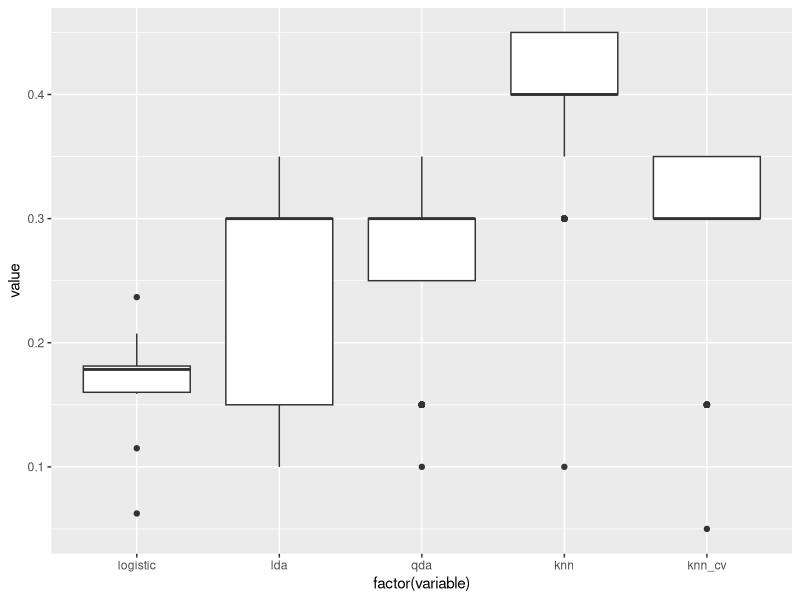
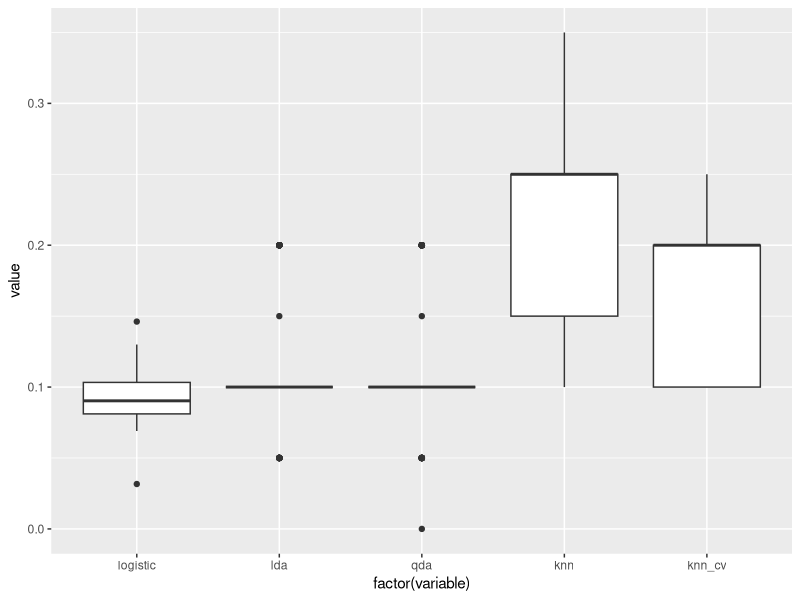
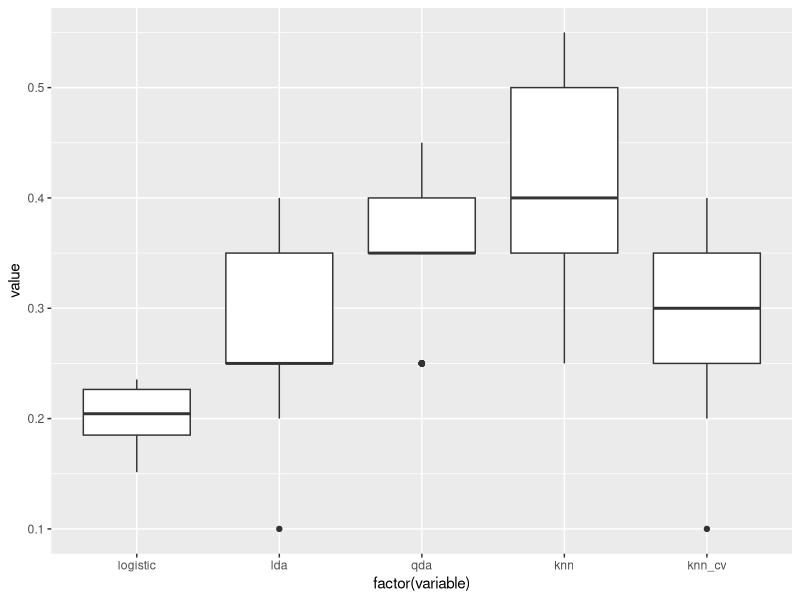
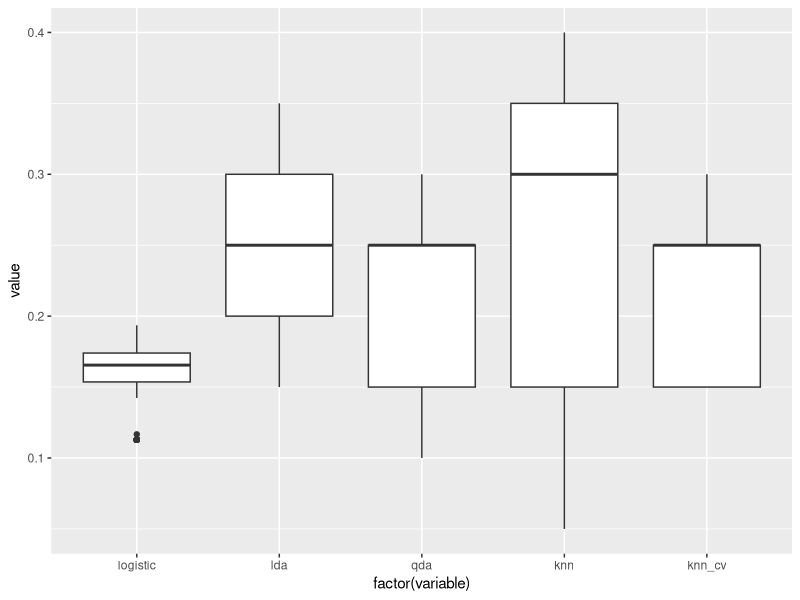
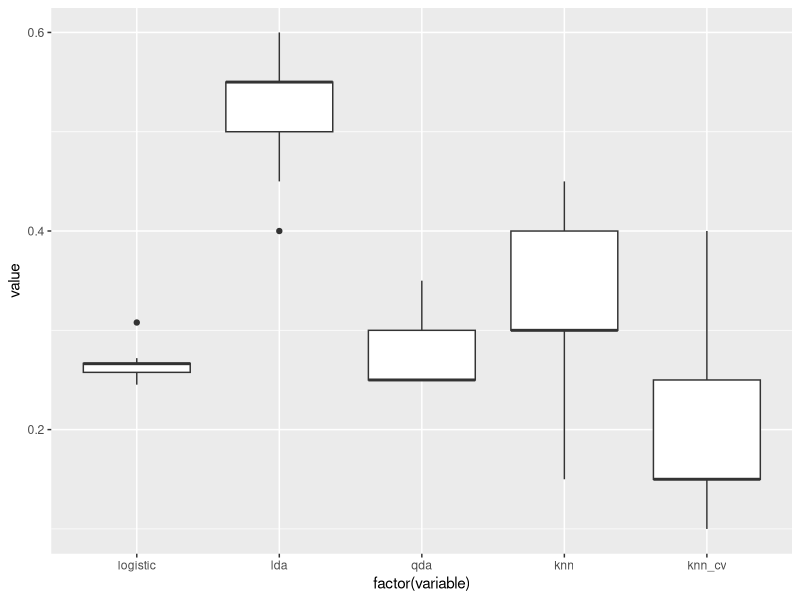
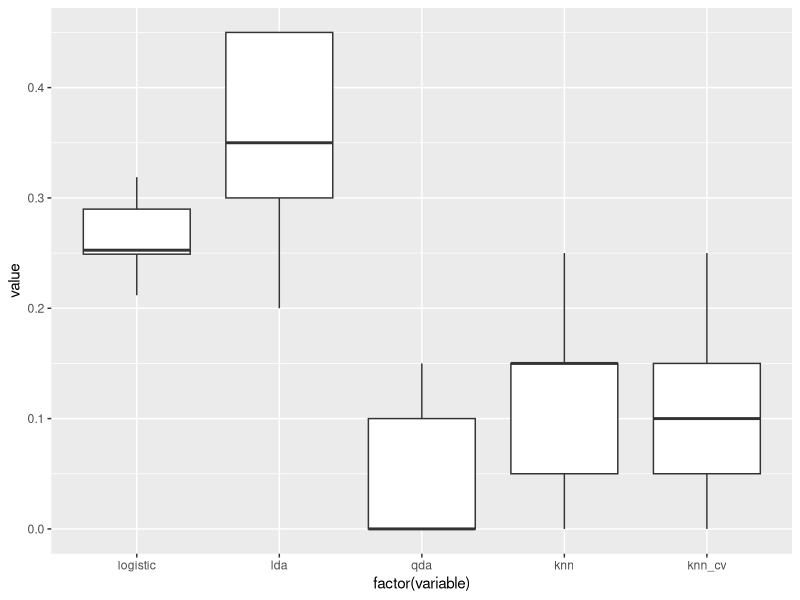

The R script that drew these images, in order:
## ---- chunk 1
knitr::opts_chunk$set(echo = TRUE)
library(class)
library(caret)
library(mvtnorm)
library(MASS)
library(ggplot2)
library(reshape)

## ---- chunk 2

set.seed(10)

data_norm <- function(x) { ((x- min(x)) / (max(x) - min(x))  )}

iris_norm <- as.data.frame(lapply(iris[,-5], data_norm))

my_knn <- function(X_train, X_test, Y_train, k){
  
  n <- dim(X_test)[1]
  n
  m <- dim(X_train)[1]
  m
  
  classified <- c()
  
  for(i in 1:n){
    around <- c()
    dist <- c()
    
    for(j in 1:m){
      dist[j] <- sqrt(sum((X_test[i,] - X_train[j,])^2))
    }
    around <- Y_train[which(dist %in% sort(dist, decreasing = F)[1:k])]
    
    classified[i] <- names(which.max(table(around)))
  }
  
  return(classified)
  
}



train_idx <- sample(nrow(iris), 90)
train_set <- iris[train_idx, ]
test_set <- iris[-train_idx, ]
my_knn_pred <- my_knn(train_set[, -5], test_set[, -5], train_set$Species, k=1)
knn_pred <- knn(train_set[, -5], test_set[, -5], train_set$Species, k=1)

my_knn_pred
knn_pred


table(my_knn_pred == knn_pred)


## ---- chunk 3


set.seed(10)

find_k_CV <- function(X_train, Y_train, k = 1:10, nfold = 10){
  
  set.seed(11)
  
  fold <- createFolds(X_train[,1], nfold)
  n <- length(k)
  
  mse <- matrix(0, n, nfold)
  
  for(i in 1:n){
    for(j in 1:nfold){
     # my_knn_pred<- my_knn(X_train[-fold[[j]], ], X_train[fold[[j]], ],  Y_train[-fold[[j]] ], i)
      
      my_knn_pred <- knn(X_train[-fold[[j]], ], X_train[fold[[j]], ],  Y_train[-fold[[j]] ], i)
      
      mse[i,j] <- mean(my_knn_pred != Y_train[fold[[j]]])
      
    }
  }
  
  
  return(which.min(rowMeans(mse)))
}






find_k_CV(train_set[, -5], train_set[, 5])

## ---- chunk 4


set.seed(100)

expit <- function(x) {
  exp(x) / (1 + exp(x))
}


gen_datasets <- function() {

  #1
  id <- diag(c(1, 1))
  df1 <- data.frame(y=factor(rep(c(0, 1), each=50)),
                    rbind(rmvnorm(50, mean=c(0, 0), sigma = id),
                          rmvnorm(50, mean=c(1, 1), sigma = id)))
  
  
  #2
  covmat <- matrix(c(1, -0.5, -0.5, 1), nrow=2)
  df2 <- data.frame(y=factor(rep(c(0, 1), each=50)), 
                    rbind(rmvnorm(50, mean=c(0, 0), sigma = covmat), 
                          rmvnorm(50, mean=c(1, 1), sigma = covmat)))
  
  
  
  #3
  mu <- c(0, 0)
  sigma <- matrix(c(1, 1/2, 1/2, 1), 2)
  nu <- 4
  n <- 50 # Number of draws
  x_first <- t(t(mvrnorm(n, rep(0, length(mu)), sigma) * sqrt(nu / rchisq(n, nu))) + mu)
  
  mu <- c(1, 1)
  sigma <- matrix(c(1, 1/2, 1/2, 1), 2)
  nu <- 4
  n <- 50 # Number of draws
  x_second <- t(t(mvrnorm(n, rep(0, length(mu)), sigma) * sqrt(nu / rchisq(n, nu))) + mu)
  
  df3 <- data.frame(y=factor(rep(c(0, 1), each=50)), rbind(x_first, x_second))
  
  
  
  #4
  covmat2 <- matrix(c(1, 0.5, 0.5, 1), nrow=2)
  df4 <- data.frame(y=factor(rep(c(0, 1), each=50)), 
                    rbind(rmvnorm(50, mean=c(0, 0), sigma = covmat2), 
                          rmvnorm(50, mean=c(1, 1), sigma = covmat)))

  
  
  #5  
  x <- matrix(rnorm(200), ncol=2)
  #get x1^2, x2^2, and interaction term...
  df5_temp <- data.frame(x^2, x[, 1] * x[, 2])
  
  beta <- c(0, 2, -1, -2)
  y <- apply(df5_temp, 1, function(row){
    p <- expit(sum(c(1, row) * beta)) #get pi
    #using pi above, get yi each time...
    sample(x=c(0, 1), size=1, prob=c(1-p, p))
    }
  )
  df5 <- data.frame(y=factor(y), x)
  
  
  
  #6
  x <- matrix(rnorm(200), ncol=2)
  #make true/false...
  y <- 1 * (x[, 1]^2 + x[, 2]^2 > qchisq(p=0.5, df=2))
  df6 <- data.frame(y=factor(y), x)
  
  
  return(list(df1, df2, df3, df4, df5, df6))
  
  
}







## ---- chunk 5

set.seed(11)


error <- array(0, dim = c(5,6,100))





for(i in 1:100){
  gendata <- gen_datasets()
  fold <- createDataPartition(gendata[[1]][,1], p = 0.8)$Resample1
  fold
  for(j in 1:6){
    
      
      data <- gendata[[j]]
      
      # Logistic
      
      fit <- glm(y ~ ., family = binomial, data = data[fold,] )
      summary(fit)
      error[1,j,i] <- mean((as.numeric(as.character(data[-fold, 1])) - predict(fit, data[-fold, 2:3], type = "response"))^2)
      
      # LDA
      
      fit <- lda(y ~., data = data[fold, ])
      summary(fit)
      predicted <- as.numeric(as.character(predict(fit, data[-fold, 2:3], type = "response")$class))
        
      error[2,j,i] <-  mean(((as.numeric(as.character(data[-fold, 1]))) - predicted)^2)
      
      
      #QDA
      
      fit <- qda(y ~., data = data[fold, ])
      summary(fit)
      predicted <- as.numeric(as.character(predict(fit, data[-fold, 2:3], type = "response")$class))
        
      error[3,j,i] <-  mean(((as.numeric(as.character(data[-fold, 1]))) - predicted)^2)
      
      
      #KNN
  
      predicted <- as.numeric(as.character(knn(data[fold, -1], data[-fold, -1], data[fold,1], k=1)))
      error[4,j,i] <-  mean(((as.numeric(as.character(data[-fold, 1]))) - predicted)^2)
      
      # KNN CV 
      
      k <- find_k_CV(data[,-1], data[,1])
      predicted <- as.numeric(as.character(knn(data[fold, -1], data[-fold, -1], data[fold,1], k=k)))

      error[5,j,i] <- mean(((as.numeric(as.character(data[-fold, 1]))) - predicted)^2)
    
  }
}



for(i in 1:6){
  scenario <- data.frame(logistic = error[1,i,], lda = error[2,i,], qda = error[3,i,], knn = error[4,i,], knn_cv = error[5,i,])
  
  melted <- melt(scenario)
  
  print(ggplot(melted, aes(x = factor(variable), value)) + geom_boxplot() )
}




error


## ---- chunk 6




## ---- chunk 7
